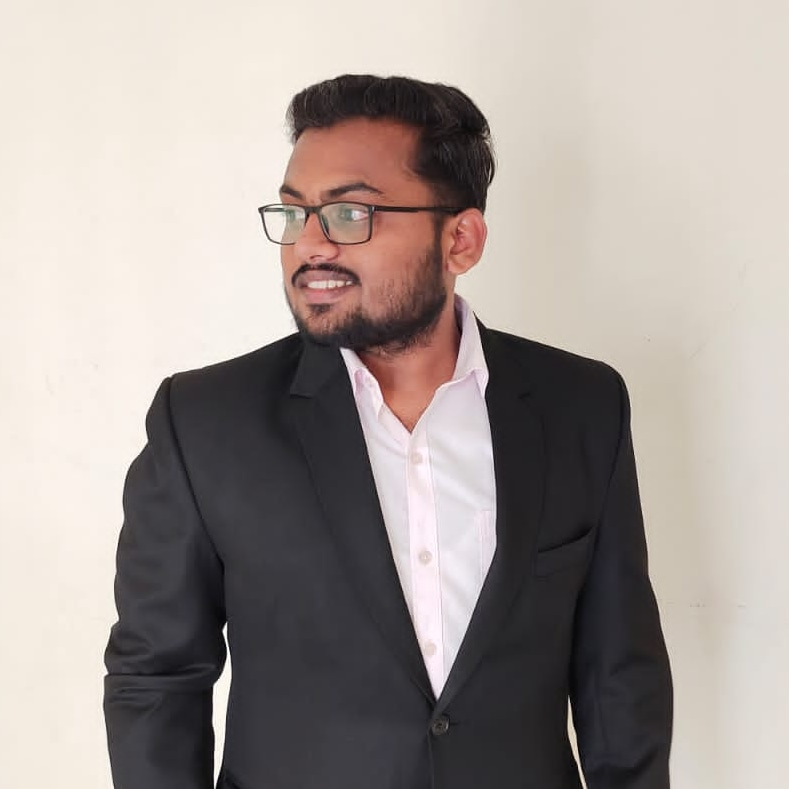
#> input picture Mukund.jpg, 789 x 789 px
$ python imagetosketch.py
#> lines starting #> are read from the running program, lines starting #| are printed output that depends on the picture
import cv2
img = cv2.imread("Mukund.jpg")
#> img is the input picture: shape (789, 789, 3); mean B, G, R 150.6, 155.2, 164.3
gray_image = cv2.cvtColor(img, cv2.COLOR_BGR2GRAY)
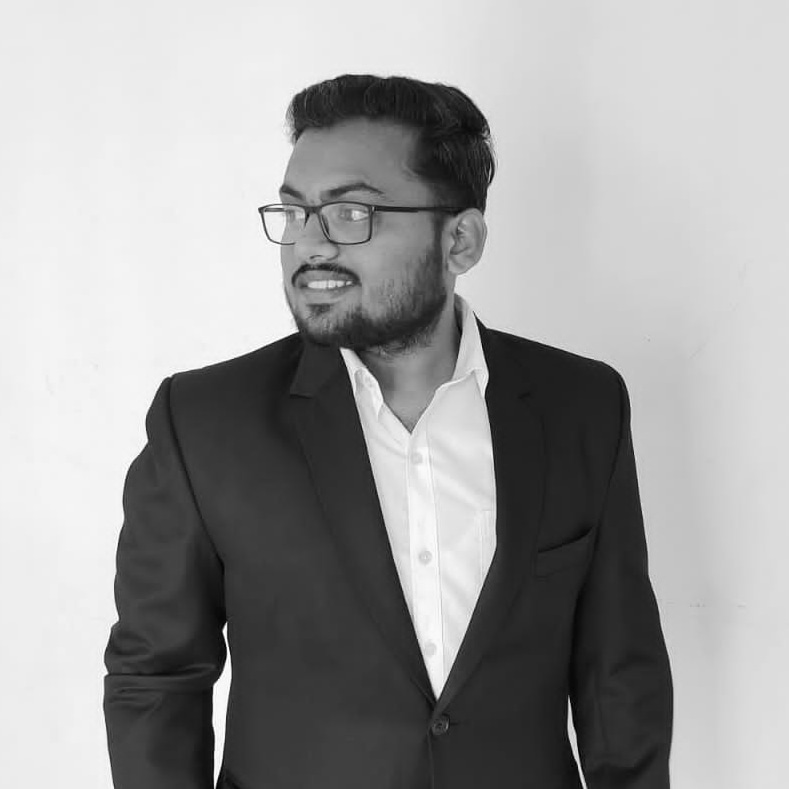
#> gray_image: shape (789, 789); min 0, max 255, mean 157.4

inv_gray_image = 250-gray_image
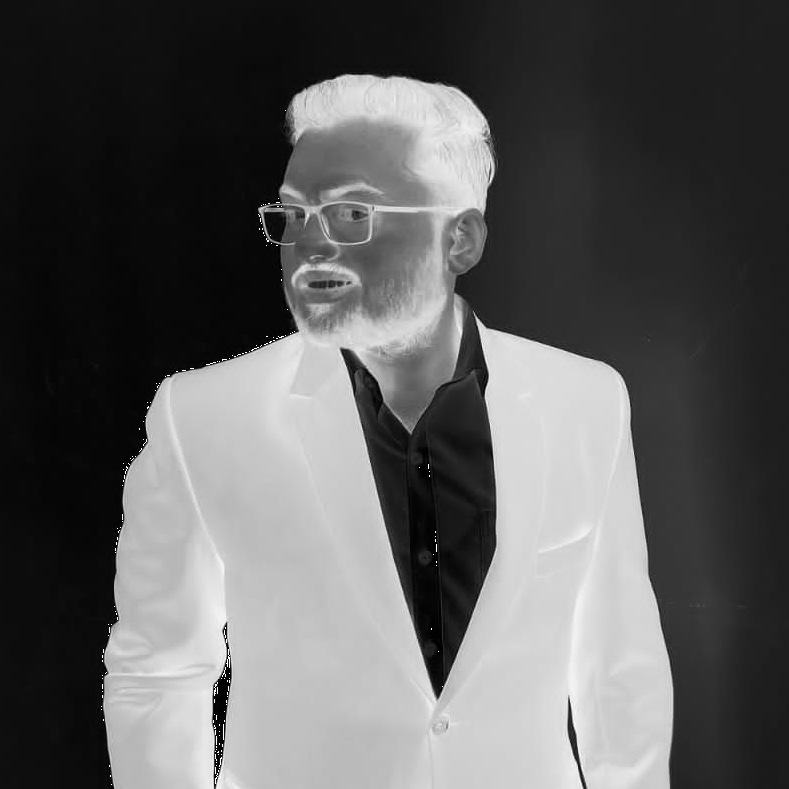
#> inv_gray_image: shape (789, 789); min 0, max 255, mean 92.8

blur_inv_gray_image = cv2.GaussianBlur(inv_gray_image, (19, 19), 5)
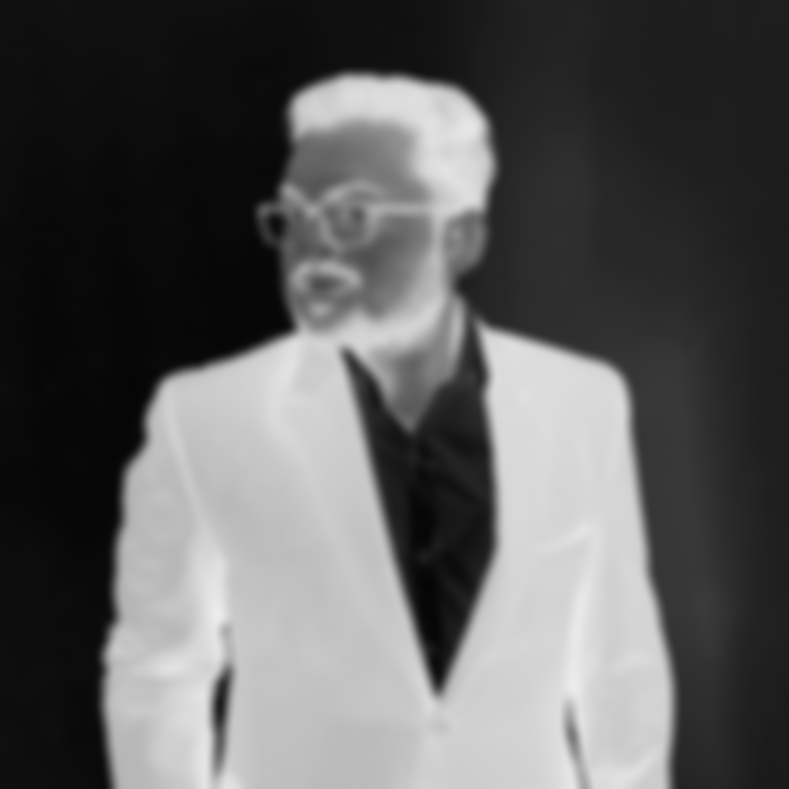
#> blur_inv_gray_image: shape (789, 789); min 5, max 236, mean 92.8

inv_blur_image = 255-blur_inv_gray_image
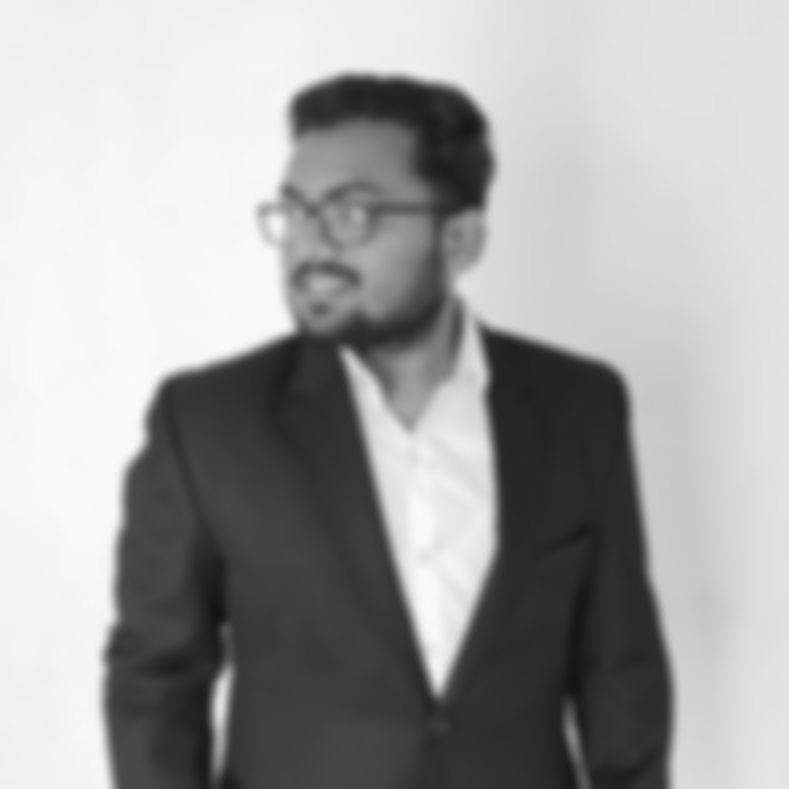
#> inv_blur_image: shape (789, 789); min 19, max 250, mean 162.2
sketch = cv2.divide(gray_image, inv_blur_image, scale=256.0)
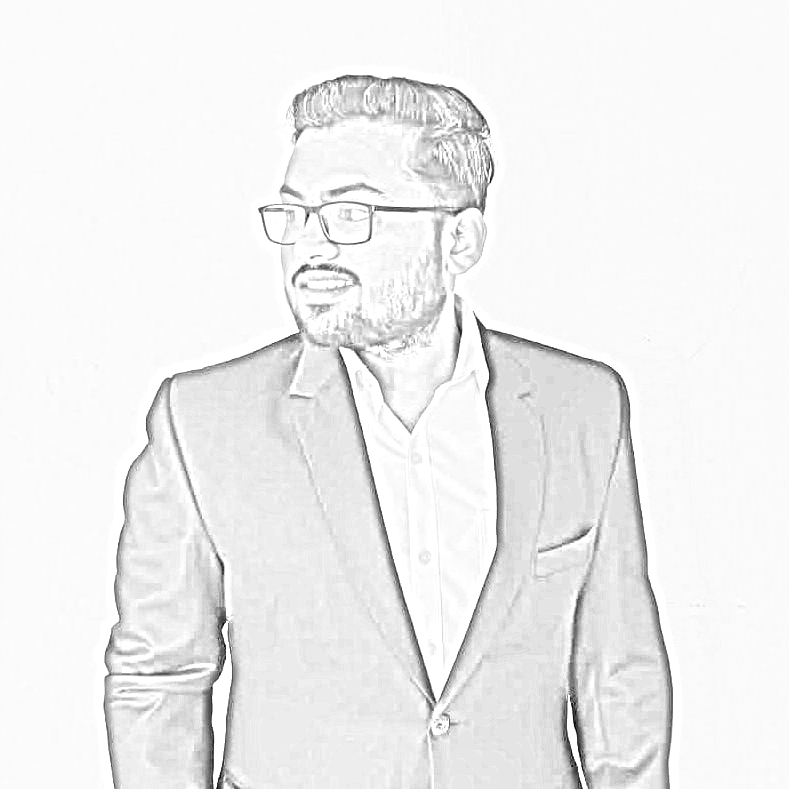
#> sketch: shape (789, 789); min 0, max 255, mean 239.1

cv2.imshow("Original image", img)
cv2.imshow("Pencil image", sketch)
cv2.imwrite("./Pencilart.png",sketch)
cv2.waitKey(0)

# image to sketch
# text to speach
